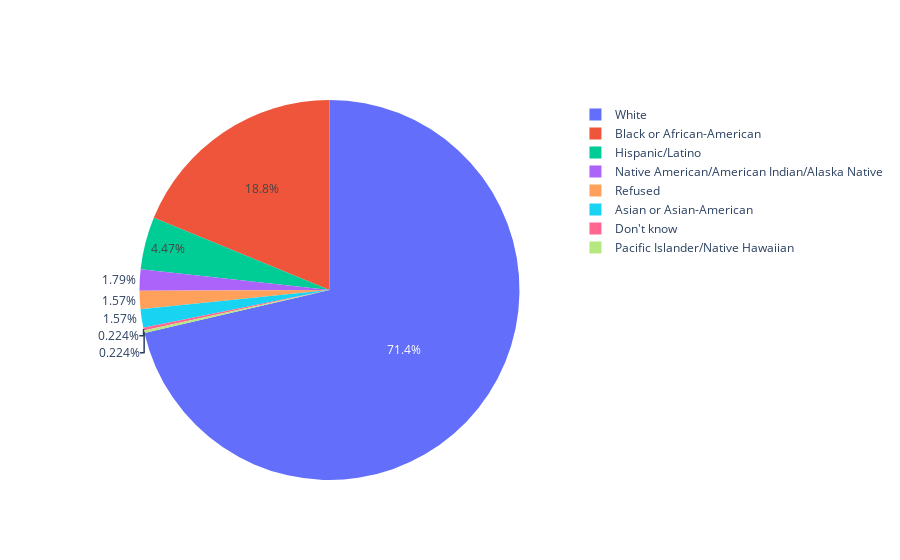
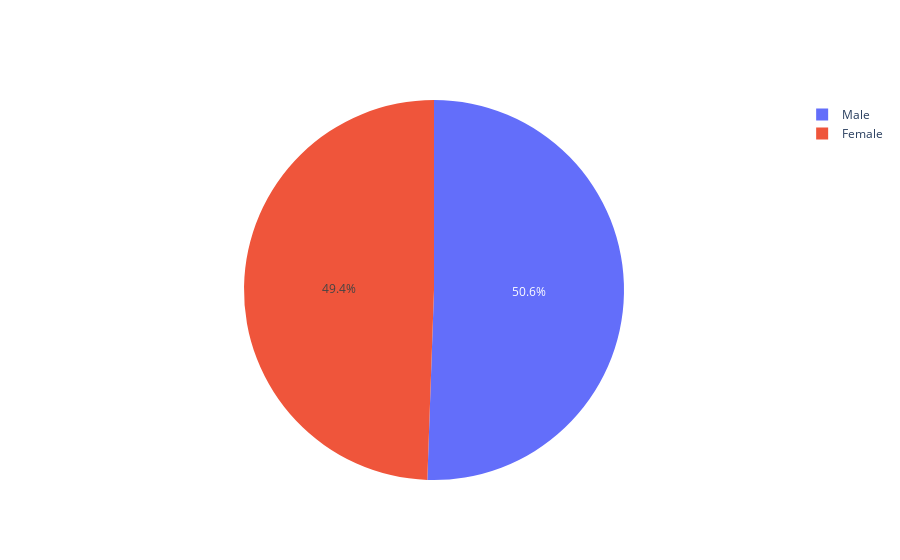
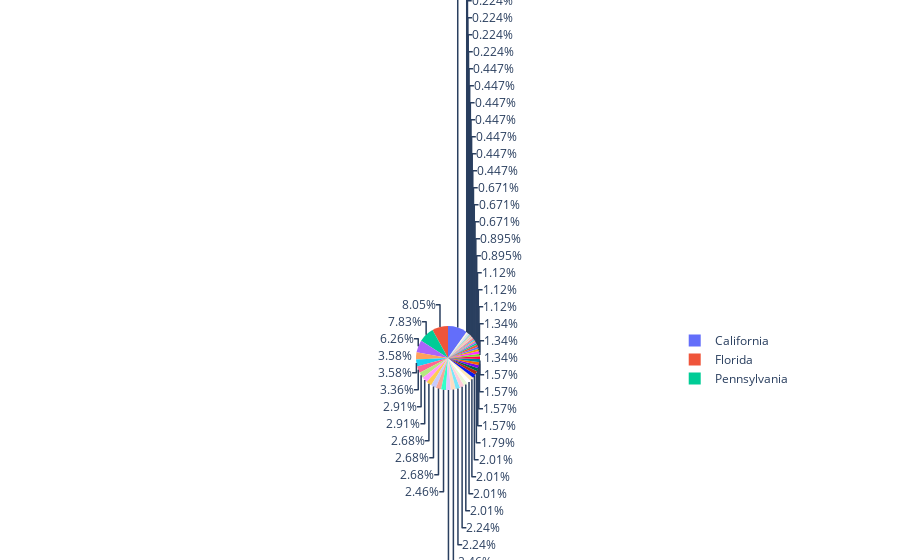
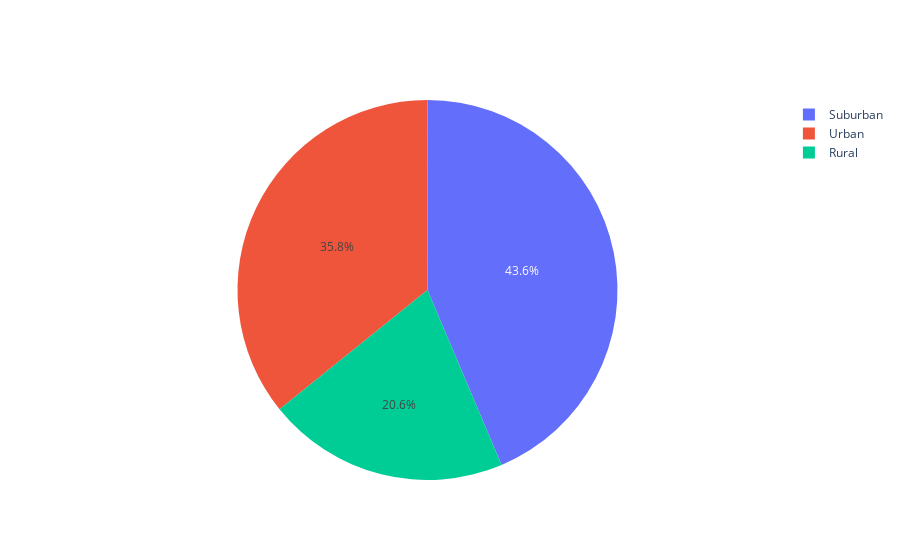

Source (notebook cell) for these figures, in order:
### Code cell
categorical_features = ['Race','Sex','State','Community','Highest Edu', 
                        'Student status','Major','Employment','Marital status','Housing'] 

for col in categorical_features:
    plot_pie(col)

### Figure 1 — Plotly figure (JSON) as saved in the notebook; plotly's stock layout.template omitted (floating-point values rounded to 4 significant figures)
{"data": [{"labels": ["White", "Refused", "Black or African-American", "Native American/American Indian/Alaska Native", "Hispanic/Latino", "Don't know", "Asian or Asian-American", "Pacific Islander/Native Hawaiian"], "type": "pie", "values": [319, 7, 84, 8, 20, 1, 7, 1]}], "layout": {}}

### Figure 2 — Plotly figure (JSON) as saved in the notebook; plotly's stock layout.template omitted (floating-point values rounded to 4 significant figures)
{"data": [{"labels": ["Female", "Male"], "type": "pie", "values": [221, 226]}], "layout": {}}

### Figure 3 — Plotly figure (JSON) as saved in the notebook; plotly's stock layout.template omitted (floating-point values rounded to 4 significant figures)
{"data": [{"labels": ["Iowa", "South Carolina", "Minnesota", "New Jersey", "Pennsylvania", "California", "Oregon", "Arizona", "Alabama", "Texas", "Indiana", "Tennessee", "Virginia", "Alaska", "Wisconsin", "North Carolina", "Illinois", "Utah", "South Dakota", "Colorado", "Michigan", "Ohio", "Nebraska", "Florida", "New Mexico", "Vermont", "Georgia", "Missouri", "Maryland", "Connecticut", "Massachusetts", "New York", "Washington", "Kansas", "Kentucky", "Oklahoma", "North Dakota", "Arkansas", "Montana", "Hawaii", "Delaware", "Nevada", "Maine", "Wyoming", "Louisiana", "Idaho", "Rhode Island", "West Virginia", "Mississippi", "New Hampshire"], "type": "pie", "values": [5, 9, 9, 11, 35, 44, 6, 11, 9, 28, 7, 8, 16, 1, 7, 12, 13, 3, 1, 9, 12, 12, 7, 36, 6, 2, 10, 13, 10, 2, 11, 16, 15, 4, 7, 5, 3, 4, 2, 2, 1, 2, 1, 3, 6, 1, 2, 1, 5, 2]}], "layout": {}}

### Figure 4 — Plotly figure (JSON) as saved in the notebook; plotly's stock layout.template omitted (floating-point values rounded to 4 significant figures)
{"data": [{"labels": ["Rural", "Suburban", "Urban"], "type": "pie", "values": [92, 195, 160]}], "layout": {}}
